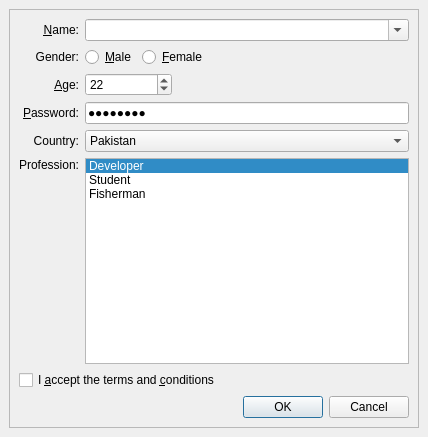
<ui version="4.0" >
 <class>Form</class>
 <widget class="QWidget" name="Form" >
  <property name="geometry" >
   <rect>
    <x>0</x>
    <y>0</y>
    <width>428</width>
    <height>437</height>
   </rect>
  </property>
  <property name="windowTitle" >
   <string>MainWindow</string>
  </property>
  <layout class="QVBoxLayout" >
   <property name="spacing" >
    <number>6</number>
   </property>
   <property name="leftMargin" >
    <number>9</number>
   </property>
   <property name="topMargin" >
    <number>9</number>
   </property>
   <property name="rightMargin" >
    <number>9</number>
   </property>
   <property name="bottomMargin" >
    <number>9</number>
   </property>
   <item>
    <widget class="QFrame" name="mainFrame" >
     <property name="frameShape" >
      <enum>QFrame::StyledPanel</enum>
     </property>
     <property name="frameShadow" >
      <enum>QFrame::Raised</enum>
     </property>
     <layout class="QGridLayout" >
      <property name="leftMargin" >
       <number>9</number>
      </property>
      <property name="topMargin" >
       <number>9</number>
      </property>
      <property name="rightMargin" >
       <number>9</number>
      </property>
      <property name="bottomMargin" >
       <number>9</number>
      </property>
      <property name="horizontalSpacing" >
       <number>6</number>
      </property>
      <property name="verticalSpacing" >
       <number>6</number>
      </property>
      <item row="6" column="0" colspan="5" >
       <widget class="QCheckBox" name="agreeCheckBox" >
        <property name="toolTip" >
         <string>Please read the LICENSE file before checking</string>
        </property>
        <property name="text" >
         <string>I &amp;accept the terms and &amp;conditions</string>
        </property>
       </widget>
      </item>
      <item row="5" column="0" >
       <widget class="QLabel" name="label" >
        <property name="text" >
         <string>Profession:</string>
        </property>
        <property name="alignment" >
         <set>Qt::AlignRight|Qt::AlignTop|Qt::AlignTrailing</set>
        </property>
        <property name="buddy" >
         <cstring>professionList</cstring>
        </property>
       </widget>
      </item>
      <item row="0" column="0" >
       <widget class="QLabel" name="nameLabel" >
        <property name="text" >
         <string>&amp;Name:</string>
        </property>
        <property name="alignment" >
         <set>Qt::AlignRight|Qt::AlignTrailing|Qt::AlignVCenter</set>
        </property>
        <property name="buddy" >
         <cstring>nameCombo</cstring>
        </property>
       </widget>
      </item>
      <item row="1" column="1" >
       <widget class="QRadioButton" name="maleRadioButton" >
        <property name="toolTip" >
         <string>Check this if you are male</string>
        </property>
        <property name="text" >
         <string>&amp;Male</string>
        </property>
       </widget>
      </item>
      <item row="3" column="0" >
       <widget class="QLabel" name="passwordLabel" >
        <property name="text" >
         <string>&amp;Password:</string>
        </property>
        <property name="alignment" >
         <set>Qt::AlignRight|Qt::AlignTrailing|Qt::AlignVCenter</set>
        </property>
        <property name="buddy" >
         <cstring>passwordEdit</cstring>
        </property>
       </widget>
      </item>
      <item row="4" column="1" colspan="4" >
       <widget class="QComboBox" name="countryCombo" >
        <property name="toolTip" >
         <string>Specify country of origin</string>
        </property>
        <property name="statusTip" >
         <string>Specify country of origin</string>
        </property>
        <property name="currentIndex" >
         <number>6</number>
        </property>
        <item>
         <property name="text" >
          <string>Egypt</string>
         </property>
        </item>
        <item>
         <property name="text" >
          <string>France</string>
         </property>
        </item>
        <item>
         <property name="text" >
          <string>Germany</string>
         </property>
        </item>
        <item>
         <property name="text" >
          <string>India</string>
         </property>
        </item>
        <item>
         <property name="text" >
          <string>Italy</string>
         </property>
        </item>
        <item>
         <property name="text" >
          <string>Norway</string>
         </property>
        </item>
        <item>
         <property name="text" >
          <string>Pakistan</string>
         </property>
        </item>
       </widget>
      </item>
      <item row="2" column="0" >
       <widget class="QLabel" name="ageLabel" >
        <property name="text" >
         <string>&amp;Age:</string>
        </property>
        <property name="alignment" >
         <set>Qt::AlignRight|Qt::AlignTrailing|Qt::AlignVCenter</set>
        </property>
        <property name="buddy" >
         <cstring>ageSpinBox</cstring>
        </property>
       </widget>
      </item>
      <item row="4" column="0" >
       <widget class="QLabel" name="countryLabel" >
        <property name="text" >
         <string>Country:</string>
        </property>
        <property name="alignment" >
         <set>Qt::AlignRight|Qt::AlignTrailing|Qt::AlignVCenter</set>
        </property>
        <property name="buddy" >
         <cstring>countryCombo</cstring>
        </property>
       </widget>
      </item>
      <item row="1" column="0" >
       <widget class="QLabel" name="genderLabel" >
        <property name="text" >
         <string>Gender:</string>
        </property>
        <property name="alignment" >
         <set>Qt::AlignRight|Qt::AlignTrailing|Qt::AlignVCenter</set>
        </property>
       </widget>
      </item>
      <item row="3" column="1" colspan="4" >
       <widget class="QLineEdit" name="passwordEdit" >
        <property name="toolTip" >
         <string>Specify your password</string>
        </property>
        <property name="statusTip" >
         <string>Specify your password</string>
        </property>
        <property name="text" >
         <string>Password</string>
        </property>
        <property name="echoMode" >
         <enum>QLineEdit::Password</enum>
        </property>
       </widget>
      </item>
      <item row="1" column="2" colspan="2" >
       <widget class="QRadioButton" name="femaleRadioButton" >
        <property name="styleSheet" >
         <string>Check this if you are female</string>
        </property>
        <property name="text" >
         <string>&amp;Female</string>
        </property>
       </widget>
      </item>
      <item row="2" column="1" colspan="2" >
       <widget class="QSpinBox" name="ageSpinBox" >
        <property name="toolTip" >
         <string>Specify your age</string>
        </property>
        <property name="statusTip" >
         <string>Specify your age</string>
        </property>
        <property name="minimum" >
         <number>12</number>
        </property>
        <property name="value" >
         <number>22</number>
        </property>
       </widget>
      </item>
      <item row="0" column="1" colspan="4" >
       <widget class="QComboBox" name="nameCombo" >
        <property name="toolTip" >
         <string>Specify your name</string>
        </property>
        <property name="editable" >
         <bool>true</bool>
        </property>
       </widget>
      </item>
      <item row="1" column="4" >
       <spacer>
        <property name="orientation" >
         <enum>Qt::Horizontal</enum>
        </property>
        <property name="sizeHint" >
         <size>
          <width>40</width>
          <height>20</height>
         </size>
        </property>
       </spacer>
      </item>
      <item row="2" column="3" colspan="2" >
       <spacer>
        <property name="orientation" >
         <enum>Qt::Horizontal</enum>
        </property>
        <property name="sizeHint" >
         <size>
          <width>61</width>
          <height>20</height>
         </size>
        </property>
       </spacer>
      </item>
      <item row="7" column="3" colspan="2" >
       <widget class="QDialogButtonBox" name="buttonBox" >
        <property name="orientation" >
         <enum>Qt::Horizontal</enum>
        </property>
        <property name="standardButtons" >
         <set>QDialogButtonBox::Cancel|QDialogButtonBox::NoButton|QDialogButtonBox::Ok</set>
        </property>
       </widget>
      </item>
      <item row="5" column="1" colspan="4" >
       <widget class="QListWidget" name="professionList" >
        <property name="toolTip" >
         <string>Select your profession</string>
        </property>
        <property name="statusTip" >
         <string>Specify your name here</string>
        </property>
        <property name="whatsThis" >
         <string>Specify your name here</string>
        </property>
        <property name="currentRow" >
         <number>0</number>
        </property>
        <item>
         <property name="text" >
          <string>Developer</string>
         </property>
        </item>
        <item>
         <property name="text" >
          <string>Student</string>
         </property>
        </item>
        <item>
         <property name="text" >
          <string>Fisherman</string>
         </property>
        </item>
       </widget>
      </item>
     </layout>
    </widget>
   </item>
  </layout>
 </widget>
 <resources/>
 <connections/>
</ui>
